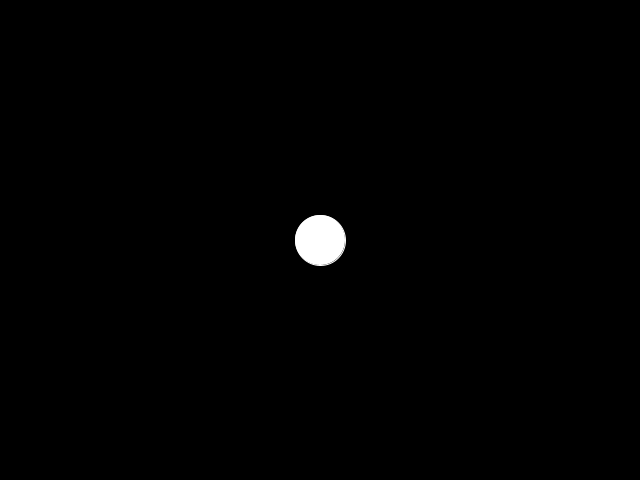
Frame 1 (no input)
Frame 60 (the mouse pressed at the canvas centre just before this capture): identical to frame 1, image omitted
Frame 120 (the mouse held since frame 60 and released just before this capture): identical to frame 1, image omitted

The Processing sketch that drew this single still picture (run headless with seeded random() and noise(); from frame 60 on, the mouse is pressed at the canvas centre):

// Processing sketch: Input_and_Motion
// ── Input_and_Motion.pde
PVector pos = new PVector(0, 0),
	input = new PVector(0, 0),
	acceleration = new PVector(0, 0),
	vel = new PVector(0, 0),
	gravity = new PVector(0, 0);
float deltaTime, 
	time = 0, 
	accelerationVal = 650,
	deaccelerationMult = 0.9,
	maxSpeed = 500,
	size = 50;

void setup() {
	size(640, 480);	
	pos.set(width / 2, height / 2);
}

void draw() {
	background(0);
	stroke(255);
	fill(255);

	// Calculate deltaTime
	long currentTime = millis();
	deltaTime = (currentTime - time) * 0.001;

	move();

	checkNonModuloBounds();

	if (gravity.y != 0) checkBounce();

	drawEllipses();

	time = currentTime;
}

void move() {
	// Adjust velocity according to acceleration and gravity
	acceleration = PVector.mult(input.copy().normalize(), accelerationVal * deltaTime);

	vel.add(acceleration);
	vel.add(gravity.copy().mult(deltaTime));		

	// Deaccelerate slowly
	if (input.x == 0 && input.y == 0) {
		vel.mult(1 - deaccelerationMult * deltaTime);
	}

	vel.limit(maxSpeed);
	pos.add(vel.copy().mult(deltaTime));
}

void checkNonModuloBounds() {
	if (pos.x < 0) pos.x += width;
	if (pos.y < 0) pos.y += height;
}

void checkBounce() {
	if(pos.y % height >= height - size / 2) {
		vel.y *= -1;
		pos.y = height - size / 2;
	}
}

void drawEllipses() {
	// Draw main ellipse
	ellipse(pos.x % width, pos.y % height, size, size);

	// Draw mirror ellipse on opposites
	float xDiff = (pos.x % width) <= (width / 2) ? width : -width; 
	ellipse(pos.x % width + xDiff, pos.y % height, size, size);
	
	float yDiff = (pos.y % height) <= (height / 2) ? height : -height;
	ellipse(pos.x % width, pos.y % height + yDiff, size, size);

	ellipse(pos.x % width + xDiff, pos.y % height + yDiff, size, size);
}

// ── input.pde
void keyPressed() {
	if (key == 'g') {
		if (gravity.y == 0) gravity.set(0, 500);
		else gravity.set(0, 0);
	}
	if (keyCode == LEFT) input.x = -1;
	if (keyCode == RIGHT) input.x = 1;
	if (keyCode == UP) input.y = -1;
	if (keyCode == DOWN) input.y = 1;
}

void keyReleased() {
	if (keyCode == LEFT) input.x = 0;
	if (keyCode == RIGHT) input.x = 0;
	if (keyCode == UP) input.y = 0;
	if (keyCode == DOWN) input.y = 0;
}
